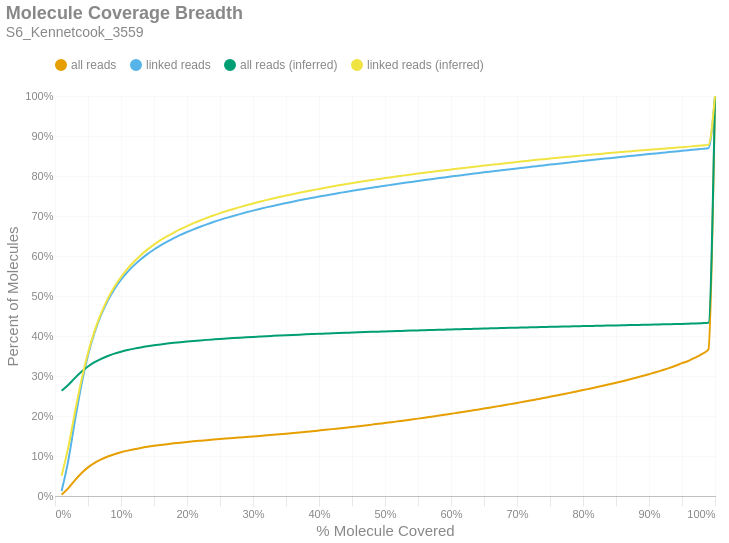

Write notebook code for a chart like this one.
### Markdown cell above
### Molecule Read Coverage
This chart shows molecule coverage breadth as computed by the number of bases aligned to that molecule. In other words, "*how much of each unique long molecule is actually sequenced/aligned?*" Keep in mind there is a distinction between sequences and alignments, since some sequences belonging to a particular molecule may not align well and wouldn't appear in the alignment data. This chart also shows molecule coverage breadth as computed by the *inferred fragment* from which the aligned sequences originate. Unlike read coverage, this calculation takes into account the total insert size, including unsequenced gaps between the forward and reverse reads. Like the previous figures, these are cumulative percents.

### Code cell
if SKIPLR:
    print_html(f"Skipped")
else:
    binned_df = consolidated_hist(valids['coverage_bp'], mask, 0.01, True)
    binned_df_inf = consolidated_hist(valids['coverage_inserts'], mask, 0.01, True)
    binned_df = binned_df.with_columns(pl.lit(binned_df_inf['all reads (cumsum)']).alias('all reads (inferred)'))
    binned_df = binned_df.with_columns(pl.lit(binned_df_inf['linked reads (cumsum)']).alias('linked reads (inferred)'))
    binned_df = binned_df.with_columns(
        (pl.col('bin').cast(pl.Float64) + 0.01).alias('right_edge')
    )

    with SafeRender(binned_df):
        (
            density_plot(binned_df, 'Molecule Coverage Breadth', samplename, 'molcov', ['all reads (inferred)','linked reads (inferred)'])
            .encode(
                #x=alt.X('bin:Q', title="% Molecule Covered").axis(format = '%').scale(padding=0),
                x=alt.X('right_edge:Q', title="% Molecule Covered").axis(format='%').scale(padding=0),
                y=alt.Y('value:Q', title='Percent of Molecules')
                    .axis(format='%')
                    .stack(False)
                    .scale(domainMin=0, padding=0),
                color=alt.Color("key:N").scale(domain = ["all reads", "linked reads", "all reads (inferred)", "linked reads (inferred)"]),
                tooltip = [
                    alt.Tooltip("key:N", title = "Data Type"),
                    alt.Tooltip("range_label:N", title="% Molecule Covered"),
                    alt.Tooltip("value:Q", format = ".2%", title="% Molecules")
                ]
            )
        ).display()

### Figure 1 — Vega-Lite specification as saved in the notebook (floating-point values rounded to 4 significant figures)
{"width": "container", "height": 400, "config": {"title": {"anchor": "start", "dy": -15, "fontSize": 18, "color": "#888888", "subtitleColor": "#888888", "subtitleFontSize": 14}, "arc": {"fill": "#0072B2"}, "axis": {"domainColor": "#888888", "domainWidth": 0.5, "gridWidth": 0.2, "grid": false, "titleFontWeight": 400, "titleFontSize": 15, "labelFontSize": 11, "labelColor": "#888888", "tickColor": "#888888", "tickWidth": 0.2, "titleColor": "#888888"}, "axisBand": {"grid": false}, "axisX": {"grid": true, "tickSize": 10, "domainCap": "round"}, "axisY": {"domain": false, "grid": true, "tickSize": 0, "domainCap": "round"}, "background": "transparent", "header": {"labelFontSize": 15, "labelColor": "#888888", "titleFontSize": 15, "titleFontWeight": 600, "titleColor": "#888888"}, "legend": {"labelFont": "sans-serif", "labelFontSize": 12, "labelColor": "#888888", "symbolSize": 100, "symbolType": "circle", "titleFontSize": 12, "titlePadding": 10, "titleColor": "#888888", "title": null, "orient": "top"}, "range": {"category": ["#E69F00", "#56B4E9", "#009E73", "#F0E442", "#0072B2", "#D55E00", "#CC79A7", "#000000"], "diverging": ["#cfe8f3", "#a2d4ec", "#73bfe2", "#46abdb", "#1696d2", "#12719e"]}, "area": {"fill": "#0072B2", "fillOpacity": 0.7, "line": true, "strokeOpacity": 0.7}, "line": {"color": "#0072B2", "stroke": "#0072B2", "strokeWidth": 2}, "trail": {"color": "#0072B2", "stroke": "#0072B2", "strokeWidth": 0, "size": 1}, "point": {"filled": true, "fillOpacity": 1.0, "size": 95}, "text": {"color": "#888888", "fontSize": 11, "align": "right", "fontWeight": 400, "size": 11}, "bar": {"fill": "#0072B2", "stroke": null}, "view": {"stroke": null, "continuousWidth": 660, "continuousHeight": 400}}, "data": {"name": "data-b25fe06e6d8eefe9c8443c91c939410f"}, "mark": {"type": "line", "interpolate": "monotone", "point": {"opacity": 0, "size": 275}}, "encoding": {"color": {"field": "key", "scale": {"domain": ["all reads", "linked reads", "all reads (inferred)", "linked reads (inferred)"]}, "type": "nominal"}, "tooltip": [{"field": "key", "title": "Data Type", "type": "nominal"}, {"field": "range_label", "title": "% Molecule Covered", "type": "nominal"}, {"field": "value", "format": ".2%", "title": "% Molecules", "type": "quantitative"}], "x": {"axis": {"format": "%"}, "field": "right_edge", "scale": {"padding": 0}, "title": "% Molecule Covered", "type": "quantitative"}, "y": {"axis": {"format": "%"}, "field": "value", "scale": {"domainMin": 0, "padding": 0}, "stack": false, "title": "Percent of Molecules", "type": "quantitative"}}, "params": [{"name": "param_c36ac31b6afebe62", "select": {"type": "point", "fields": ["key"]}, "bind": "legend"}], "title": {"text": "Molecule Coverage Breadth", "subtitle": "S6_Kennetcook_3559"}, "transform": [{"fold": ["all reads (cumsum)", "linked reads (cumsum)", "all reads (inferred)", "linked reads (inferred)"]}, {"calculate": "replace(datum.key, ' (cumsum)', '')", "as": "key"}, {"filter": {"param": "param_c36ac31b6afebe62"}}], "usermeta": {"embedOptions": {"downloadFileName": "S6_Kennetcook_3559.molcov"}}, "$schema": "https://vega.github.io/schema/vega-lite/v6.1.0.json", "datasets": {"data-b25fe06e6d8eefe9c8443c91c939410f": [{"bin": "0.0", "interval": "0.0-0.01", "all reads": 0.003424, "linked reads": 0.0124, "all reads (cumsum)": 0.003424, "linked reads (cumsum)": 0.0124, "range_label": "0.0-0.01", "all reads (inferred)": 0.2629, "linked reads (inferred)": 0.05071, "right_edge": 0.01}, {"bin": "0.01", "interval": "0.01-0.02", "all reads": 0.01578, "linked reads": 0.07487, "all reads (cumsum)": 0.01921, "linked reads (cumsum)": 0.08727, "range_label": "0.01-0.02", "all reads (inferred)": 0.2775, "linked reads (inferred)": 0.121, "right_edge": 0.02}, {"bin": "0.02", "interval": "0.02-0.03", "all reads": 0.01977, "linked reads": 0.09903, "all reads (cumsum)": 0.03898, "linked reads (cumsum)": 0.1863, "range_label": "0.02-0.03", "all reads (inferred)": 0.2947, "linked reads (inferred)": 0.2078, "right_edge": 0.03}, {"bin": "0.03", "interval": "0.03-0.04", "all reads": 0.01797, "linked reads": 0.09133, "all reads (cumsum)": 0.05694, "linked reads (cumsum)": 0.2776, "range_label": "0.03-0.04", "all reads (inferred)": 0.3105, "linked reads (inferred)": 0.2891, "right_edge": 0.04}, {"bin": "0.04", "interval": "0.04-0.05", "all reads": 0.01455, "linked reads": 0.07392, "all reads (cumsum)": 0.07149, "linked reads (cumsum)": 0.3516, "range_label": "0.04-0.05", "all reads (inferred)": 0.3238, "linked reads (inferred)": 0.3576, "right_edge": 0.05}, {"bin": "0.05", "interval": "0.05-0.06", "all reads": 0.01128, "linked reads": 0.05711, "all reads (cumsum)": 0.08277, "linked reads (cumsum)": 0.4087, "range_label": "0.05-0.06", "all reads (inferred)": 0.3344, "linked reads (inferred)": 0.4128, "right_edge": 0.06}, {"bin": "0.06", "interval": "0.06-0.07", "all reads": 0.008875, "linked reads": 0.04462, "all reads (cumsum)": 0.09165, "linked reads (cumsum)": 0.4533, "range_label": "0.06-0.07", "all reads (inferred)": 0.343, "linked reads (inferred)": 0.4571, "right_edge": 0.07}, {"bin": "0.07", "interval": "0.07-0.08", "all reads": 0.007104, "linked reads": 0.03537, "all reads (cumsum)": 0.09875, "linked reads (cumsum)": 0.4887, "range_label": "0.07-0.08", "all reads (inferred)": 0.3501, "linked reads (inferred)": 0.4933, "right_edge": 0.08}, {"bin": "0.08", "interval": "0.08-0.09", "all reads": 0.005776, "linked reads": 0.02852, "all reads (cumsum)": 0.1045, "linked reads (cumsum)": 0.5172, "range_label": "0.08-0.09", "all reads (inferred)": 0.3559, "linked reads (inferred)": 0.523, "right_edge": 0.09}, {"bin": "0.09", "interval": "0.09-0.1", "all reads": 0.004821, "linked reads": 0.02346, "all reads (cumsum)": 0.1094, "linked reads (cumsum)": 0.5406, "range_label": "0.09-0.1", "all reads (inferred)": 0.3607, "linked reads (inferred)": 0.5476, "right_edge": 0.1}, {"bin": "0.1", "interval": "0.1-0.11", "all reads": 0.004078, "linked reads": 0.01962, "all reads (cumsum)": 0.1134, "linked reads (cumsum)": 0.5603, "range_label": "0.1-0.11", "all reads (inferred)": 0.3649, "linked reads (inferred)": 0.5686, "right_edge": 0.11}, {"bin": "0.11", "interval": "0.11-0.12", "all reads": 0.003551, "linked reads": 0.01687, "all reads (cumsum)": 0.117, "linked reads (cumsum)": 0.5771, "range_label": "0.11-0.12", "all reads (inferred)": 0.3684, "linked reads (inferred)": 0.5864, "right_edge": 0.12}, {"bin": "0.12", "interval": "0.12-0.13", "all reads": 0.003114, "linked reads": 0.01473, "all reads (cumsum)": 0.1201, "linked reads (cumsum)": 0.5919, "range_label": "0.12-0.13", "all reads (inferred)": 0.3715, "linked reads (inferred)": 0.6022, "right_edge": 0.13}, {"bin": "0.13", "interval": "0.13-0.14", "all reads": 0.002769, "linked reads": 0.01293, "all reads (cumsum)": 0.1229, "linked reads (cumsum)": 0.6048, "range_label": "0.13-0.14", "all reads (inferred)": 0.3743, "linked reads (inferred)": 0.616, "right_edge": 0.14}, {"bin": "0.14", "interval": "0.14-0.15", "all reads": 0.002486, "linked reads": 0.01153, "all reads (cumsum)": 0.1253, "linked reads (cumsum)": 0.6163, "range_label": "0.14-0.15", "all reads (inferred)": 0.3767, "linked reads (inferred)": 0.6283, "right_edge": 0.15}, {"bin": "0.15", "interval": "0.15-0.16", "all reads": 0.002261, "linked reads": 0.01038, "all reads (cumsum)": 0.1276, "linked reads (cumsum)": 0.6267, "range_label": "0.15-0.16", "all reads (inferred)": 0.379, "linked reads (inferred)": 0.6395, "right_edge": 0.16}, {"bin": "0.16", "interval": "0.16-0.17", "all reads": 0.002054, "linked reads": 0.009309, "all reads (cumsum)": 0.1297, "linked reads (cumsum)": 0.636, "range_label": "0.16-0.17", "all reads (inferred)": 0.381, "linked reads (inferred)": 0.6495, "right_edge": 0.17}, {"bin": "0.17", "interval": "0.17-0.18", "all reads": 0.001938, "linked reads": 0.008663, "all reads (cumsum)": 0.1316, "linked reads (cumsum)": 0.6447, "range_label": "0.17-0.18", "all reads (inferred)": 0.3828, "linked reads (inferred)": 0.6586, "right_edge": 0.18}, {"bin": "0.18", "interval": "0.18-0.19", "all reads": 0.001795, "linked reads": 0.007927, "all reads (cumsum)": 0.1334, "linked reads (cumsum)": 0.6526, "range_label": "0.18-0.19", "all reads (inferred)": 0.3846, "linked reads (inferred)": 0.667, "right_edge": 0.19}, {"bin": "0.19", "interval": "0.19-0.2", "all reads": 0.001687, "linked reads": 0.007364, "all reads (cumsum)": 0.1351, "linked reads (cumsum)": 0.66, "range_label": "0.19-0.2", "all reads (inferred)": 0.3861, "linked reads (inferred)": 0.6748, "right_edge": 0.2}, {"bin": "0.2", "interval": "0.2-0.21", "all reads": 0.001581, "linked reads": 0.006755, "all reads (cumsum)": 0.1367, "linked reads (cumsum)": 0.6667, "range_label": "0.2-0.21", "all reads (inferred)": 0.3876, "linked reads (inferred)": 0.682, "right_edge": 0.21}, {"bin": "0.21", "interval": "0.21-0.22", "all reads": 0.001496, "linked reads": 0.006345, "all reads (cumsum)": 0.1382, "linked reads (cumsum)": 0.6731, "range_label": "0.21-0.22", "all reads (inferred)": 0.389, "linked reads (inferred)": 0.6888, "right_edge": 0.22}, {"bin": "0.22", "interval": "0.22-0.23", "all reads": 0.001472, "linked reads": 0.006133, "all reads (cumsum)": 0.1396, "linked reads (cumsum)": 0.6792, "range_label": "0.22-0.23", "all reads (inferred)": 0.3903, "linked reads (inferred)": 0.6953, "right_edge": 0.23}, {"bin": "0.23", "interval": "0.23-0.24", "all reads": 0.00142, "linked reads": 0.005718, "all reads (cumsum)": 0.1411, "linked reads (cumsum)": 0.6849, "range_label": "0.23-0.24", "all reads (inferred)": 0.3916, "linked reads (inferred)": 0.7013, "right_edge": 0.24}, {"bin": "0.24", "interval": "0.24-0.25", "all reads": 0.00136, "linked reads": 0.005377, "all reads (cumsum)": 0.1424, "linked reads (cumsum)": 0.6903, "range_label": "0.24-0.25", "all reads (inferred)": 0.3928, "linked reads (inferred)": 0.7071, "right_edge": 0.25}, {"bin": "0.25", "interval": "0.25-0.26", "all reads": 0.001296, "linked reads": 0.005017, "all reads (cumsum)": 0.1437, "linked reads (cumsum)": 0.6953, "range_label": "0.25-0.26", "all reads (inferred)": 0.3938, "linked reads (inferred)": 0.7124, "right_edge": 0.26}, {"bin": "0.26", "interval": "0.26-0.27", "all reads": 0.001278, "linked reads": 0.0048, "all reads (cumsum)": 0.145, "linked reads (cumsum)": 0.7001, "range_label": "0.26-0.27", "all reads (inferred)": 0.3949, "linked reads (inferred)": 0.7174, "right_edge": 0.27}, {"bin": "0.27", "interval": "0.27-0.28", "all reads": 0.001307, "linked reads": 0.004636, "all reads (cumsum)": 0.1463, "linked reads (cumsum)": 0.7047, "range_label": "0.27-0.28", "all reads (inferred)": 0.3959, "linked reads (inferred)": 0.7223, "right_edge": 0.28}, {"bin": "0.28", "interval": "0.28-0.29", "all reads": 0.001316, "linked reads": 0.004478, "all reads (cumsum)": 0.1476, "linked reads (cumsum)": 0.7092, "range_label": "0.28-0.29", "all reads (inferred)": 0.3969, "linked reads (inferred)": 0.7269, "right_edge": 0.29}, {"bin": "0.29", "interval": "0.29-0.3", "all reads": 0.001306, "linked reads": 0.004244, "all reads (cumsum)": 0.1489, "linked reads (cumsum)": 0.7135, "range_label": "0.29-0.3", "all reads (inferred)": 0.3978, "linked reads (inferred)": 0.7314, "right_edge": 0.3}, {"bin": "0.3", "interval": "0.3-0.31", "all reads": 0.001328, "linked reads": 0.004065, "all reads (cumsum)": 0.1502, "linked reads (cumsum)": 0.7175, "range_label": "0.3-0.31", "all reads (inferred)": 0.3987, "linked reads (inferred)": 0.7355, "right_edge": 0.31}, {"bin": "0.31", "interval": "0.31-0.32", "all reads": 0.001377, "linked reads": 0.003974, "all reads (cumsum)": 0.1516, "linked reads (cumsum)": 0.7215, "range_label": "0.31-0.32", "all reads (inferred)": 0.3995, "linked reads (inferred)": 0.7397, "right_edge": 0.32}, {"bin": "0.32", "interval": "0.32-0.33", "all reads": 0.001384, "linked reads": 0.003732, "all reads (cumsum)": 0.153, "linked reads (cumsum)": 0.7252, "range_label": "0.32-0.33", "all reads (inferred)": 0.4004, "linked reads (inferred)": 0.7436, "right_edge": 0.33}, {"bin": "0.33", "interval": "0.33-0.34", "all reads": 0.001416, "linked reads": 0.003602, "all reads (cumsum)": 0.1544, "linked reads (cumsum)": 0.7288, "range_label": "0.33-0.34", "all reads (inferred)": 0.4012, "linked reads (inferred)": 0.7473, "right_edge": 0.34}, {"bin": "0.34", "interval": "0.34-0.35", "all reads": 0.001478, "linked reads": 0.00353, "all reads (cumsum)": 0.1559, "linked reads (cumsum)": 0.7324, "range_label": "0.34-0.35", "all reads (inferred)": 0.4019, "linked reads (inferred)": 0.751, "right_edge": 0.35}, {"bin": "0.35", "interval": "0.35-0.36", "all reads": 0.001515, "linked reads": 0.003474, "all reads (cumsum)": 0.1574, "linked reads (cumsum)": 0.7358, "range_label": "0.35-0.36", "all reads (inferred)": 0.4027, "linked reads (inferred)": 0.7546, "right_edge": 0.36}, {"bin": "0.36", "interval": "0.36-0.37", "all reads": 0.001527, "linked reads": 0.003341, "all reads (cumsum)": 0.1589, "linked reads (cumsum)": 0.7392, "range_label": "0.36-0.37", "all reads (inferred)": 0.4034, "linked reads (inferred)": 0.758, "right_edge": 0.37}, {"bin": "0.37", "interval": "0.37-0.38", "all reads": 0.001574, "linked reads": 0.003178, "all reads (cumsum)": 0.1605, "linked reads (cumsum)": 0.7424, "range_label": "0.37-0.38", "all reads (inferred)": 0.4041, "linked reads (inferred)": 0.7613, "right_edge": 0.38}, {"bin": "0.38", "interval": "0.38-0.39", "all reads": 0.00159, "linked reads": 0.003077, "all reads (cumsum)": 0.1621, "linked reads (cumsum)": 0.7454, "range_label": "0.38-0.39", "all reads (inferred)": 0.4048, "linked reads (inferred)": 0.7645, "right_edge": 0.39}, {"bin": "0.39", "interval": "0.39-0.4", "all reads": 0.001662, "linked reads": 0.00308, "all reads (cumsum)": 0.1638, "linked reads (cumsum)": 0.7485, "range_label": "0.39-0.4", "all reads (inferred)": 0.4055, "linked reads (inferred)": 0.7677, "right_edge": 0.4}, {"bin": "0.4", "interval": "0.4-0.41", "all reads": 0.00168, "linked reads": 0.002965, "all reads (cumsum)": 0.1655, "linked reads (cumsum)": 0.7515, "range_label": "0.4-0.41", "all reads (inferred)": 0.4062, "linked reads (inferred)": 0.7707, "right_edge": 0.41}, {"bin": "0.41", "interval": "0.41-0.42", "all reads": 0.00174, "linked reads": 0.002913, "all reads (cumsum)": 0.1672, "linked reads (cumsum)": 0.7544, "range_label": "0.41-0.42", "all reads (inferred)": 0.4068, "linked reads (inferred)": 0.7737, "right_edge": 0.42}, {"bin": "0.42", "interval": "0.42-0.43", "all reads": 0.001786, "linked reads": 0.002866, "all reads (cumsum)": 0.169, "linked reads (cumsum)": 0.7573, "range_label": "0.42-0.43", "all reads (inferred)": 0.4075, "linked reads (inferred)": 0.7766, "right_edge": 0.43}, {"bin": "0.43", "interval": "0.43-0.44", "all reads": 0.001816, "linked reads": 0.002909, "all reads (cumsum)": 0.1708, "linked reads (cumsum)": 0.7602, "range_label": "0.43-0.44", "all reads (inferred)": 0.4081, "linked reads (inferred)": 0.7794, "right_edge": 0.44}, {"bin": "0.44", "interval": "0.44-0.45", "all reads": 0.001845, "linked reads": 0.002736, "all reads (cumsum)": 0.1726, "linked reads (cumsum)": 0.7629, "range_label": "0.44-0.45", "all reads (inferred)": 0.4087, "linked reads (inferred)": 0.7821, "right_edge": 0.45}, {"bin": "0.45", "interval": "0.45-0.46", "all reads": 0.001891, "linked reads": 0.002736, "all reads (cumsum)": 0.1745, "linked reads (cumsum)": 0.7656, "range_label": "0.45-0.46", "all reads (inferred)": 0.4092, "linked reads (inferred)": 0.7848, "right_edge": 0.46}, {"bin": "0.46", "interval": "0.46-0.47", "all reads": 0.001921, "linked reads": 0.002568, "all reads (cumsum)": 0.1765, "linked reads (cumsum)": 0.7682, "range_label": "0.46-0.47", "all reads (inferred)": 0.4098, "linked reads (inferred)": 0.7873, "right_edge": 0.47}, {"bin": "0.47", "interval": "0.47-0.48", "all reads": 0.00197, "linked reads": 0.002521, "all reads (cumsum)": 0.1784, "linked reads (cumsum)": 0.7707, "range_label": "0.47-0.48", "all reads (inferred)": 0.4104, "linked reads (inferred)": 0.7898, "right_edge": 0.48}, {"bin": "0.48", "interval": "0.48-0.49", "all reads": 0.001967, "linked reads": 0.002462, "all reads (cumsum)": 0.1804, "linked reads (cumsum)": 0.7732, "range_label": "0.48-0.49", "all reads (inferred)": 0.4109, "linked reads (inferred)": 0.7922, "right_edge": 0.49}, {"bin": "0.49", "interval": "0.49-0.5", "all reads": 0.002188, "linked reads": 0.002607, "all reads (cumsum)": 0.1826, "linked reads (cumsum)": 0.7758, "range_label": "0.49-0.5", "all reads (inferred)": 0.4115, "linked reads (inferred)": 0.7948, "right_edge": 0.5}, {"bin": "0.5", "interval": "0.5-0.51", "all reads": 0.00194, "linked reads": 0.002324, "all reads (cumsum)": 0.1845, "linked reads (cumsum)": 0.7781, "range_label": "0.5-0.51", "all reads (inferred)": 0.412, "linked reads (inferred)": 0.797, "right_edge": 0.51}, {"bin": "0.51", "interval": "0.51-0.52", "all reads": 0.002194, "linked reads": 0.002406, "all reads (cumsum)": 0.1867, "linked reads (cumsum)": 0.7805, "range_label": "0.51-0.52", "all reads (inferred)": 0.4125, "linked reads (inferred)": 0.7993, "right_edge": 0.52}, {"bin": "0.52", "interval": "0.52-0.53", "all reads": 0.002174, "linked reads": 0.002371, "all reads (cumsum)": 0.1889, "linked reads (cumsum)": 0.7829, "range_label": "0.52-0.53", "all reads (inferred)": 0.413, "linked reads (inferred)": 0.8015, "right_edge": 0.53}, {"bin": "0.53", "interval": "0.53-0.54", "all reads": 0.002259, "linked reads": 0.002364, "all reads (cumsum)": 0.1911, "linked reads (cumsum)": 0.7853, "range_label": "0.53-0.54", "all reads (inferred)": 0.4135, "linked reads (inferred)": 0.8038, "right_edge": 0.54}, {"bin": "0.54", "interval": "0.54-0.55", "all reads": 0.002285, "linked reads": 0.002319, "all reads (cumsum)": 0.1934, "linked reads (cumsum)": 0.7876, "range_label": "0.54-0.55", "all reads (inferred)": 0.414, "linked reads (inferred)": 0.806, "right_edge": 0.55}, {"bin": "0.55", "interval": "0.55-0.56", "all reads": 0.002325, "linked reads": 0.002312, "all reads (cumsum)": 0.1958, "linked reads (cumsum)": 0.7899, "range_label": "0.55-0.56", "all reads (inferred)": 0.4145, "linked reads (inferred)": 0.8082, "right_edge": 0.56}, {"bin": "0.56", "interval": "0.56-0.57", "all reads": 0.002373, "linked reads": 0.002198, "all reads (cumsum)": 0.1981, "linked reads (cumsum)": 0.7921, "range_label": "0.56-0.57", "all reads (inferred)": 0.415, "linked reads (inferred)": 0.8102, "right_edge": 0.57}, {"bin": "0.57", "interval": "0.57-0.58", "all reads": 0.002375, "linked reads": 0.002212, "all reads (cumsum)": 0.2005, "linked reads (cumsum)": 0.7943, "range_label": "0.57-0.58", "all reads (inferred)": 0.4155, "linked reads (inferred)": 0.8123, "right_edge": 0.58}, {"bin": "0.58", "interval": "0.58-0.59", "all reads": 0.002436, "linked reads": 0.002199, "all reads (cumsum)": 0.2029, "linked reads (cumsum)": 0.7965, "range_label": "0.58-0.59", "all reads (inferred)": 0.4159, "linked reads (inferred)": 0.8143, "right_edge": 0.59}, {"bin": "0.59", "interval": "0.59-0.6", "all reads": 0.002539, "linked reads": 0.002144, "all reads (cumsum)": 0.2055, "linked reads (cumsum)": 0.7987, "range_label": "0.59-0.6", "all reads (inferred)": 0.4164, "linked reads (inferred)": 0.8163, "right_edge": 0.6}, {"bin": "0.6", "interval": "0.6-0.61", "all reads": 0.002489, "linked reads": 0.002131, "all reads (cumsum)": 0.208, "linked reads (cumsum)": 0.8008, "range_label": "0.6-0.61", "all reads (inferred)": 0.4169, "linked reads (inferred)": 0.8183, "right_edge": 0.61}, {"bin": "0.61", "interval": "0.61-0.62", "all reads": 0.002604, "linked reads": 0.002081, "all reads (cumsum)": 0.2106, "linked reads (cumsum)": 0.8029, "range_label": "0.61-0.62", "all reads (inferred)": 0.4173, "linked reads (inferred)": 0.8203, "right_edge": 0.62}, {"bin": "0.62", "interval": "0.62-0.63", "all reads": 0.00262, "linked reads": 0.00206, "all reads (cumsum)": 0.2132, "linked reads (cumsum)": 0.8049, "range_label": "0.62-0.63", "all reads (inferred)": 0.4177, "linked reads (inferred)": 0.8221, "right_edge": 0.63}, {"bin": "0.63", "interval": "0.63-0.64", "all reads": 0.002687, "linked reads": 0.002105, "all reads (cumsum)": 0.2159, "linked reads (cumsum)": 0.807, "range_label": "0.63-0.64", "all reads (inferred)": 0.4182, "linked reads (inferred)": 0.8241, "right_edge": 0.64}, {"bin": "0.64", "interval": "0.64-0.65", "all reads": 0.002665, "linked reads": 0.002069, "all reads (cumsum)": 0.2185, "linked reads (cumsum)": 0.8091, "range_label": "0.64-0.65", "all reads (inferred)": 0.4186, "linked reads (inferred)": 0.826, "right_edge": 0.65}, {"bin": "0.65", "interval": "0.65-0.66", "all reads": 0.002781, "linked reads": 0.002034, "all reads (cumsum)": 0.2213, "linked reads (cumsum)": 0.8111, "range_label": "0.65-0.66", "all reads (inferred)": 0.4191, "linked reads (inferred)": 0.8278, "right_edge": 0.66}, {"bin": "0.66", "interval": "0.66-0.67", "all reads": 0.002746, "linked reads": 0.002019, "all reads (cumsum)": 0.2241, "linked reads (cumsum)": 0.8132, "range_label": "0.66-0.67", "all reads (inferred)": 0.4195, "linked reads (inferred)": 0.8297, "right_edge": 0.67}, {"bin": "0.67", "interval": "0.67-0.68", "all reads": 0.002838, "linked reads": 0.001988, "all reads (cumsum)": 0.2269, "linked reads (cumsum)": 0.8151, "range_label": "0.67-0.68", "all reads (inferred)": 0.4199, "linked reads (inferred)": 0.8315, "right_edge": 0.68}, {"bin": "0.68", "interval": "0.68-0.69", "all reads": 0.002819, "linked reads": 0.001924, "all reads (cumsum)": 0.2297, "linked reads (cumsum)": 0.8171, "range_label": "0.68-0.69", "all reads (inferred)": 0.4204, "linked reads (inferred)": 0.8333, "right_edge": 0.69}, {"bin": "0.69", "interval": "0.69-0.7", "all reads": 0.00297, "linked reads": 0.001932, "all reads (cumsum)": 0.2327, "linked reads (cumsum)": 0.819, "range_label": "0.69-0.7", "all reads (inferred)": 0.4208, "linked reads (inferred)": 0.8351, "right_edge": 0.7}, {"bin": "0.7", "interval": "0.7-0.71", "all reads": 0.002905, "linked reads": 0.001869, "all reads (cumsum)": 0.2356, "linked reads (cumsum)": 0.8209, "range_label": "0.7-0.71", "all reads (inferred)": 0.4212, "linked reads (inferred)": 0.8369, "right_edge": 0.71}, {"bin": "0.71", "interval": "0.71-0.72", "all reads": 0.003012, "linked reads": 0.001908, "all reads (cumsum)": 0.2386, "linked reads (cumsum)": 0.8228, "range_label": "0.71-0.72", "all reads (inferred)": 0.4216, "linked reads (inferred)": 0.8386, "right_edge": 0.72}, {"bin": "0.72", "interval": "0.72-0.73", "all reads": 0.003073, "linked reads": 0.001896, "all reads (cumsum)": 0.2417, "linked reads (cumsum)": 0.8247, "range_label": "0.72-0.73", "all reads (inferred)": 0.422, "linked reads (inferred)": 0.8403, "right_edge": 0.73}, {"bin": "0.73", "interval": "0.73-0.74", "all reads": 0.003084, "linked reads": 0.001875, "all reads (cumsum)": 0.2448, "linked reads (cumsum)": 0.8265, "range_label": "0.73-0.74", "all reads (inferred)": 0.4224, "linked reads (inferred)": 0.8419, "right_edge": 0.74}, {"bin": "0.74", "interval": "0.74-0.75", "all reads": 0.003338, "linked reads": 0.001921, "all reads (cumsum)": 0.2481, "linked reads (cumsum)": 0.8285, "range_label": "0.74-0.75", "all reads (inferred)": 0.4228, "linked reads (inferred)": 0.8437, "right_edge": 0.75}, {"bin": "0.75", "interval": "0.75-0.76", "all reads": 0.003117, "linked reads": 0.001825, "all reads (cumsum)": 0.2512, "linked reads (cumsum)": 0.8303, "range_label": "0.75-0.76", "all reads (inferred)": 0.4232, "linked reads (inferred)": 0.8453, "right_edge": 0.76}, {"bin": "0.76", "interval": "0.76-0.77", "all reads": 0.003281, "linked reads": 0.00187, "all reads (cumsum)": 0.2545, "linked reads (cumsum)": 0.8322, "range_label": "0.76-0.77", "all reads (inferred)": 0.4236, "linked reads (inferred)": 0.8468, "right_edge": 0.77}, {"bin": "0.77", "interval": "0.77-0.78", "all reads": 0.003307, "linked reads": 0.001858, "all reads (cumsum)": 0.2578, "linked reads (cumsum)": 0.834, "range_label": "0.77-0.78", "all reads (inferred)": 0.424, "linked reads (inferred)": 0.8484, "right_edge": 0.78}, {"bin": "0.78", "interval": "0.78-0.79", "all reads": 0.003376, "linked reads": 0.001776, "all reads (cumsum)": 0.2612, "linked reads (cumsum)": 0.8358, "range_label": "0.78-0.79", "all reads (inferred)": 0.4243, "linked reads (inferred)": 0.85, "right_edge": 0.79}, {"bin": "0.79", "interval": "0.79-0.8", "all reads": 0.003651, "linked reads": 0.001883, "all reads (cumsum)": 0.2648, "linked reads (cumsum)": 0.8377, "range_label": "0.79-0.8", "all reads (inferred)": 0.4247, "linked reads (inferred)": 0.8516, "right_edge": 0.8}, {"bin": "0.8", "interval": "0.8-0.81", "all reads": 0.003335, "linked reads": 0.00169, "all reads (cumsum)": 0.2682, "linked reads (cumsum)": 0.8394, "range_label": "0.8-0.81", "all reads (inferred)": 0.4251, "linked reads (inferred)": 0.853, "right_edge": 0.81}, {"bin": "0.81", "interval": "0.81-0.82", "all reads": 0.003598, "linked reads": 0.001743, "all reads (cumsum)": 0.2718, "linked reads (cumsum)": 0.8411, "range_label": "0.81-0.82", "all reads (inferred)": 0.4254, "linked reads (inferred)": 0.8545, "right_edge": 0.82}, {"bin": "0.82", "interval": "0.82-0.83", "all reads": 0.003687, "linked reads": 0.001743, "all reads (cumsum)": 0.2755, "linked reads (cumsum)": 0.8429, "range_label": "0.82-0.83", "all reads (inferred)": 0.4258, "linked reads (inferred)": 0.8559, "right_edge": 0.83}, {"bin": "0.83", "interval": "0.83-0.84", "all reads": 0.003783, "linked reads": 0.001761, "all reads (cumsum)": 0.2792, "linked reads (cumsum)": 0.8446, "range_label": "0.83-0.84", "all reads (inferred)": 0.4262, "linked reads (inferred)": 0.8574, "right_edge": 0.84}, {"bin": "0.84", "interval": "0.84-0.85", "all reads": 0.003855, "linked reads": 0.001709, "all reads (cumsum)": 0.2831, "linked reads (cumsum)": 0.8463, "range_label": "0.84-0.85", "all reads (inferred)": 0.4265, "linked reads (inferred)": 0.8588, "right_edge": 0.85}, {"bin": "0.85", "interval": "0.85-0.86", "all reads": 0.004007, "linked reads": 0.001704, "all reads (cumsum)": 0.2871, "linked reads (cumsum)": 0.848, "range_label": "0.85-0.86", "all reads (inferred)": 0.4269, "linked reads (inferred)": 0.8602, "right_edge": 0.86}, {"bin": "0.86", "interval": "0.86-0.87", "all reads": 0.004109, "linked reads": 0.001703, "all reads (cumsum)": 0.2912, "linked reads (cumsum)": 0.8497, "range_label": "0.86-0.87", "all reads (inferred)": 0.4272, "linked reads (inferred)": 0.8615, "right_edge": 0.87}, {"bin": "0.87", "interval": "0.87-0.88", "all reads": 0.00428, "linked reads": 0.001696, "all reads (cumsum)": 0.2955, "linked reads (cumsum)": 0.8514, "range_label": "0.87-0.88", "all reads (inferred)": 0.4276, "linked reads (inferred)": 0.8629, "right_edge": 0.88}, {"bin": "0.88", "interval": "0.88-0.89", "all reads": 0.004379, "linked reads": 0.001696, "all reads (cumsum)": 0.2999, "linked reads (cumsum)": 0.8531, "range_label": "0.88-0.89", "all reads (inferred)": 0.4279, "linked reads (inferred)": 0.8642, "right_edge": 0.89}, {"bin": "0.89", "interval": "0.89-0.9", "all reads": 0.004652, "linked reads": 0.001667, "all reads (cumsum)": 0.3045, "linked reads (cumsum)": 0.8548, "range_label": "0.89-0.9", "all reads (inferred)": 0.4283, "linked reads (inferred)": 0.8656, "right_edge": 0.9}, {"bin": "0.9", "interval": "0.9-0.91", "all reads": 0.004683, "linked reads": 0.001646, "all reads (cumsum)": 0.3092, "linked reads (cumsum)": 0.8564, "range_label": "0.9-0.91", "all reads (inferred)": 0.4287, "linked reads (inferred)": 0.8668, "right_edge": 0.91}, {"bin": "0.91", "interval": "0.91-0.92", "all reads": 0.005144, "linked reads": 0.001678, "all reads (cumsum)": 0.3144, "linked reads (cumsum)": 0.8581, "range_label": "0.91-0.92", "all reads (inferred)": 0.4291, "linked reads (inferred)": 0.8681, "right_edge": 0.92}, {"bin": "0.92", "interval": "0.92-0.93", "all reads": 0.005287, "linked reads": 0.00159, "all reads (cumsum)": 0.3196, "linked reads (cumsum)": 0.8597, "range_label": "0.92-0.93", "all reads (inferred)": 0.4294, "linked reads (inferred)": 0.8694, "right_edge": 0.93}, {"bin": "0.93", "interval": "0.93-0.94", "all reads": 0.005904, "linked reads": 0.001647, "all reads (cumsum)": 0.3255, "linked reads (cumsum)": 0.8614, "range_label": "0.93-0.94", "all reads (inferred)": 0.4298, "linked reads (inferred)": 0.8707, "right_edge": 0.94}, {"bin": "0.94", "interval": "0.94-0.95", "all reads": 0.006599, "linked reads": 0.001623, "all reads (cumsum)": 0.3321, "linked reads (cumsum)": 0.863, "range_label": "0.94-0.95", "all reads (inferred)": 0.4303, "linked reads (inferred)": 0.8721, "right_edge": 0.95}, {"bin": "0.95", "interval": "0.95-0.96", "all reads": 0.005855, "linked reads": 0.001646, "all reads (cumsum)": 0.338, "linked reads (cumsum)": 0.8646, "range_label": "0.95-0.96", "all reads (inferred)": 0.4308, "linked reads (inferred)": 0.8734, "right_edge": 0.96}, {"bin": "0.96", "interval": "0.96-0.97", "all reads": 0.007999, "linked reads": 0.001624, "all reads (cumsum)": 0.346, "linked reads (cumsum)": 0.8662, "range_label": "0.96-0.97", "all reads (inferred)": 0.4313, "linked reads (inferred)": 0.8749, "right_edge": 0.97}, {"bin": "0.97", "interval": "0.97-0.98", "all reads": 0.008705, "linked reads": 0.001559, "all reads (cumsum)": 0.3547, "linked reads (cumsum)": 0.8678, "range_label": "0.97-0.98", "all reads (inferred)": 0.432, "linked reads (inferred)": 0.8764, "right_edge": 0.98}, {"bin": "0.98", "interval": "0.98-0.99", "all reads": 0.01163, "linked reads": 0.001624, "all reads (cumsum)": 0.3663, "linked reads (cumsum)": 0.8694, "range_label": "0.98-0.99", "all reads (inferred)": 0.433, "linked reads (inferred)": 0.8778, "right_edge": 0.99}, {"bin": "0.99", "interval": "0.99-1.0", "all reads": 0.6337, "linked reads": 0.1306, "all reads (cumsum)": 1.0, "linked reads (cumsum)": 1.0, "range_label": "0.99-1.0", "all reads (inferred)": 1.0, "linked reads (inferred)": 1.0, "right_edge": 1.0}]}}
